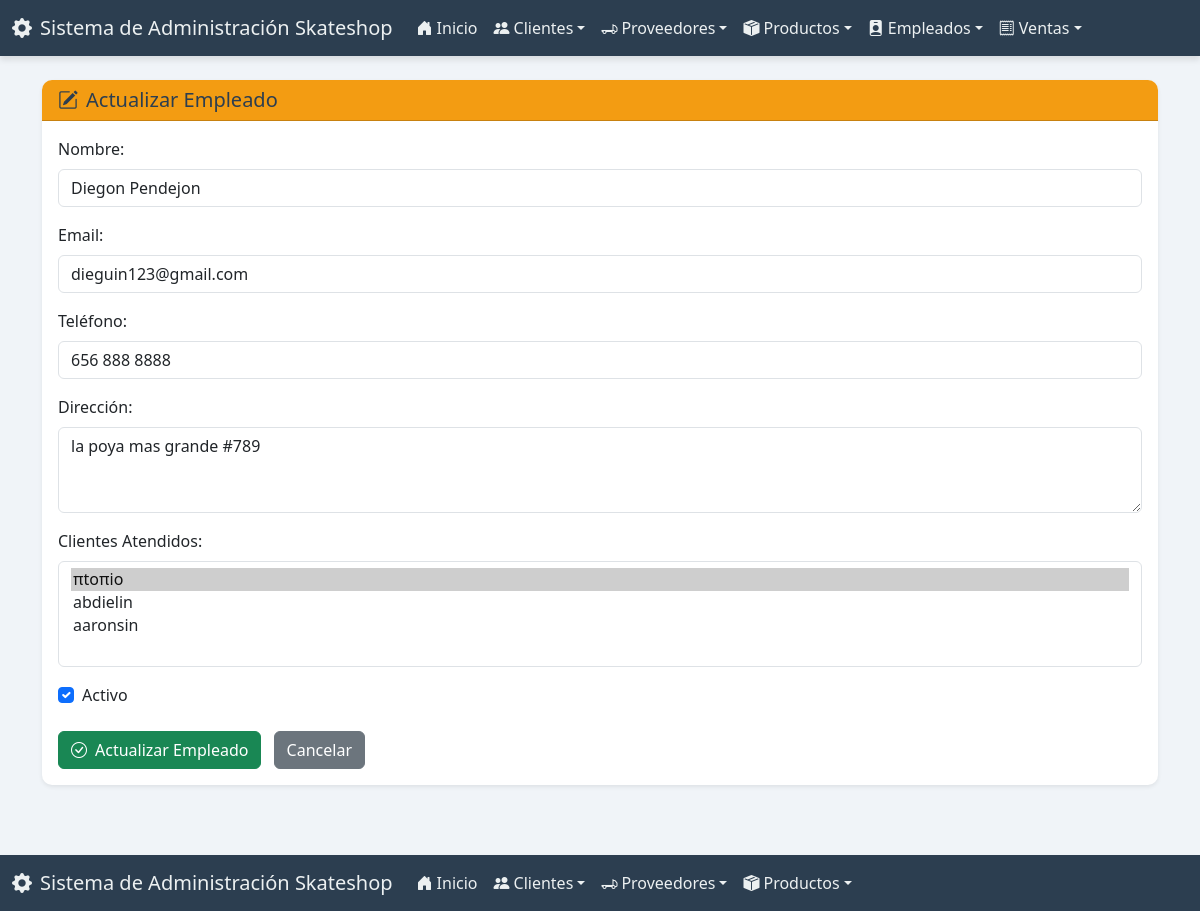
The app's page /empleados/actualizar/1/ with its own data.
### app_Skateshop/models.py (models this page shows, shortened)
class Empleado(models.Model):
    nombre = models.CharField(max_length=100)
    email = models.EmailField(unique=True)
    telefono = models.CharField(max_length=15, blank=True, null=True)
    direccion = models.TextField(blank=True, null=True)
    fecha_contratacion = models.DateField(auto_now_add=True)
    activo = models.BooleanField(default=True)
    clientes_atendidos = models.ManyToManyField(Cliente, blank=True, related_name="empleados_atendieron")

class Cliente(models.Model):
    id_cliente = models.AutoField(primary_key=True)
    nombre = models.CharField(max_length=100)
    compra = models.ManyToManyField(Producto, blank=True, related_name="clientes")
    email = models.EmailField(unique=True)
    telefono = models.CharField(max_length=15, blank=True, null=True)
    direccion = models.TextField(blank=True, null=True)
    fecha_registro = models.DateField(auto_now_add=True)
    activo = models.BooleanField(default=True)
    imagen = models.ImageField(upload_to='clientes/', blank=True, null=True)

### app_Skateshop/views.py (the view)
# urls.py: path('empleados/actualizar/<int:pk>/', views.actualizar_empleado, name='actualizar_empleado'),
def actualizar_empleado(request, pk):
    empleado_a_actualizar = get_object_or_404(Empleado, pk=pk)
    clientes = Cliente.objects.all()
    context = {'empleado': empleado_a_actualizar, 'clientes': clientes}
    return render(request, 'empleado/actualizar_empleado.html', context)

### app_Skateshop/templates/empleado/actualizar_empleado.html (shortened to what this page needs)
{% extends 'base.html' %}
{% block content %}
<div class="card shadow-sm">
    <div class="card-header bg-warning text-dark"><h5 class="mb-0"><i class="bi bi-pencil-square me-2"></i>Actualizar Empleado</h5></div>
    <div class="card-body">
        <form method="post" action="{% url 'realizar_actualizacion_empleado' pk=empleado.pk %}"> {% csrf_token %}
            <div class="mb-3"><label for="nombre" class="form-label">Nombre:</label><input type="text" class="form-control" id="nombre" name="nombre" value="{{ empleado.nombre }}" required></div>
            <div class="mb-3"><label for="email" class="form-label">Email:</label><input type="email" class="form-control" id="email" name="email" value="{{ empleado.email }}" required></div>
            <div class="mb-3"><label for="telefono" class="form-label">Teléfono:</label><input type="text" class="form-control" id="telefono" name="telefono" value="{{ empleado.telefono }}"></div>
            <div class="mb-3"><label for="direccion" class="form-label">Dirección:</label><textarea class="form-control" id="direccion" name="direccion" rows="3">{{ empleado.direccion }}</textarea></div>
            <div class="mb-3"><label for="clientes_atendidos" class="form-label">Clientes Atendidos:</label><select class="form-control" id="clientes_atendidos" name="clientes_atendidos" multiple>{% for cliente in clientes %}<option value="{{ cliente.pk }}" {% if cliente in empleado.clientes_atendidos.all %}selected{% endif %}>{{ cliente.nombre }}</option>{% endfor %}</select></div>
            <div class="form-check mb-4"><input class="form-check-input" type="checkbox" name="activo" id="activo" {% if empleado.activo %}checked{% endif %}><label class="form-check-label" for="activo">Activo</label></div>
            <button type="submit" class="btn btn-success"><i class="bi bi-check-circle me-2"></i>Actualizar Empleado</button>
            <a href="{% url 'ver_empleados' %}" class="btn btn-secondary ms-2">Cancelar</a>
        </form>
    </div>
</div>
{% endblock %}

### static/css/style.css (style rules this page uses)
body { background-color: #f0f4f8; color: #34495e; }
.card { border: none; border-radius: 10px; box-shadow: 0 6px 12px rgba(0, 0, 0, 0.08); }
.card-header { font-weight: bold; border-radius: 10px 10px 0 0 !important; }
.card-header.bg-warning { background-color: #f39c12 !important; color: #2c3e50 !important; }
.page-container { display: flex; flex-direction: column; min-height: 100vh; }

### records on screen
Empleado: nombre "Diegon Pendejon", email "dieguin123@gmail.com", telefono "656 888 8888", direccion "la poya mas grande #789", clientes_atendidos "πtoπio ☑ / abdielin / aaronsin", activo "☑"
